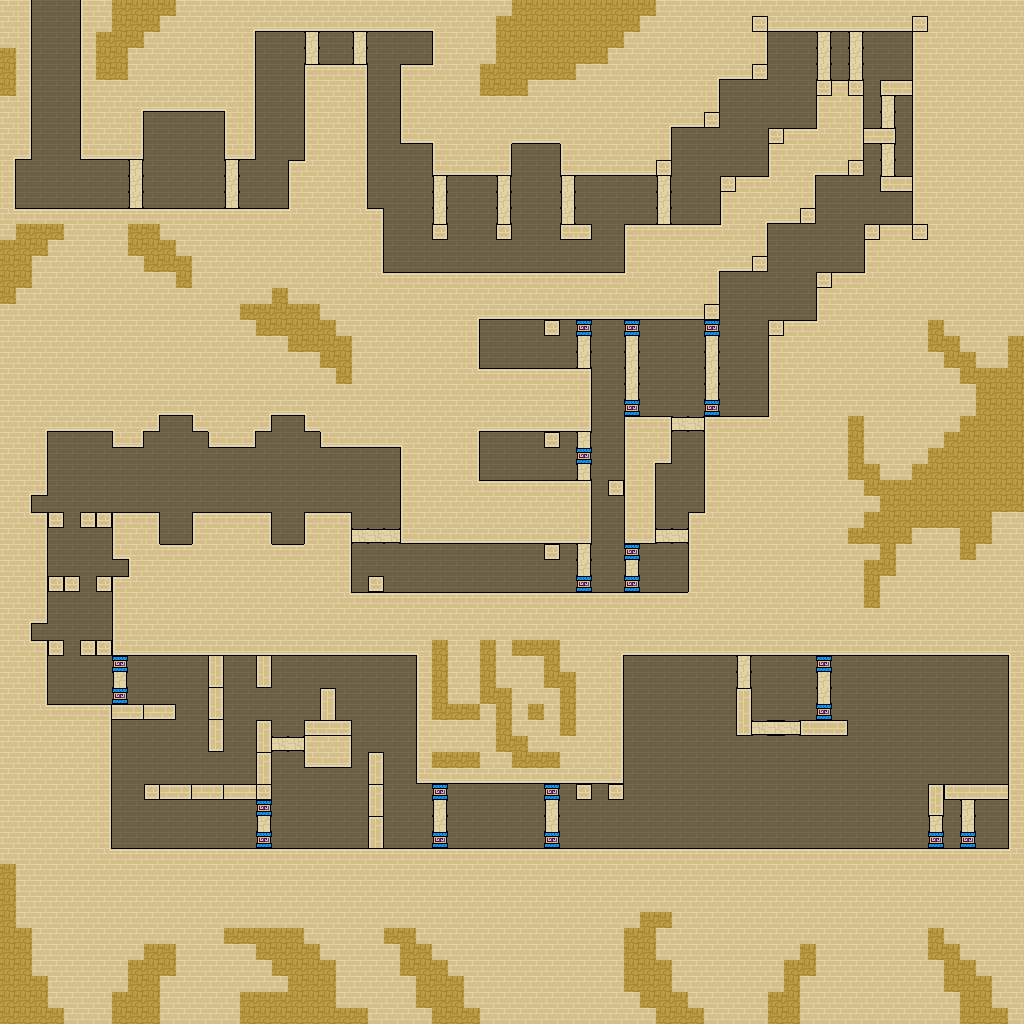

A 2D game scene composited from a Tiled map and its tileset images. What follows is a short description and the map's XML, with each tile layer's data collapsed to a summary:
An orthogonal 64x64 tile map with 16x16 px tiles, 4 tile layers (Background, Ground, Floorground, Overlap), 1 image layer and 87 objects (18x trapdoor, 15x spike, 13x button, 5x pressure_plate, 5x snake, ...).

<map version="1.0" tiledversion="1.0.3" orientation="orthogonal" renderorder="right-down" width="64" height="64" tilewidth="16" tileheight="16" nextobjectid="165">
 <properties>
  <property name="music" value="pyramid2.mp3" />
 </properties>
 <tileset firstgid="1" name="Tileset" tilewidth="16" tileheight="16" spacing="1" tilecount="3600" columns="60">
  <image source="../tilemap.bmp" trans="c8bfe7" width="1020" height="1020" />
 </tileset>
 <imagelayer name="Background">
  <image source="backgrounds/back.bmp" width="320" height="320" />
 </imagelayer>
 <layer name="Background" width="64" height="64">
  <data>[4096 cells, 4095 non-empty, 1 distinct tile ids]</data>
 </layer>
 <layer name="Ground" width="64" height="64">
  <data>[4096 cells, 2828 non-empty, 21 distinct tile ids]</data>
 </layer>
 <layer name="Floorground" width="64" height="64">
  <data>[4096 cells, 11 non-empty, 6 distinct tile ids]</data>
 </layer>
 <layer name="Overlap" width="64" height="64">
  <data>[4096 cells, 93 non-empty, 3 distinct tile ids]</data>
 </layer>
 <objectgroup color="#000080" name="Objects">
  <object id="49" name="start" x="32" y="0" width="16" height="16" />
  <object id="59" name="alex" x="33" y="89" width="16" height="32" />
  <object id="60" name="dani" x="54" y="89" width="16" height="32" />
  <object id="61" name="jan" x="43" y="89" width="16" height="32" />
  <object id="63" name="spike" x="464" y="256" width="16" height="16" />
  <object id="64" name="spike" x="496" y="256" width="16" height="16" />
  <object id="65" name="spike" x="384" y="256" width="16" height="16" />
  <object id="66" name="spike" x="512" y="256" width="16" height="16" />
  <object id="67" name="spike" x="432" y="256" width="16" height="16" />
  <object id="68" name="spike" x="448" y="256" width="16" height="16" />
  <object id="69" name="spike" x="416" y="256" width="16" height="16" />
  <object id="70" name="spike" x="400" y="256" width="16" height="16" />
  <object id="71" name="spike" x="480" y="256" width="16" height="16" />
  <object id="72" name="spike" x="608" y="256" width="16" height="16" />
  <object id="74" name="spike" x="528" y="256" width="16" height="16" />
  <object id="76" name="spike" x="576" y="256" width="16" height="16" />
  <object id="77" name="spike" x="592" y="256" width="16" height="16" />
  <object id="78" name="spike" x="560" y="256" width="16" height="16" />
  <object id="79" name="spike" x="544" y="256" width="16" height="16" />
  <object id="81" name="door" x="544" y="448" width="16" height="32" />
  <object id="82" name="door" x="544" y="336" width="16" height="32" />
  <object id="83" name="door" x="544" y="560" width="16" height="32" />
  <object id="84" name="pressure_plate" x="164" y="202" width="32" height="6">
   <properties>
    <property name="global" value="93 94 95 96 97" />
   </properties>
  </object>
  <object id="93" name="trapdoor" x="160" y="148" width="16" height="16" />
  <object id="94" name="trapdoor" x="208" y="148" width="16" height="16" />
  <object id="95" name="trapdoor" x="192" y="148" width="16" height="16" />
  <object id="96" name="trapdoor" x="176" y="148" width="16" height="16" />
  <object id="97" name="trapdoor" x="144" y="148" width="16" height="16" />
  <object id="98" name="snake" x="148" y="120" width="23" height="16" />
  <object id="99" name="snake" x="196" y="120" width="23" height="16" />
  <object id="100" name="snake" x="172" y="120" width="23" height="16" />
  <object id="103" name="button" x="376" y="168" width="16" height="16">
   <properties>
    <property name="action" value="press" />
    <property name="global" value="104 105 106 107 108" />
   </properties>
  </object>
  <object id="104" name="trapdoor" x="416" y="224" width="16" height="16">
   <properties>
    <property name="action" value="open" />
   </properties>
  </object>
  <object id="105" name="trapdoor" x="400" y="224" width="16" height="16">
   <properties>
    <property name="action" value="open" />
   </properties>
  </object>
  <object id="106" name="trapdoor" x="448" y="224" width="16" height="16">
   <properties>
    <property name="action" value="open" />
   </properties>
  </object>
  <object id="107" name="trapdoor" x="464" y="224" width="16" height="16">
   <properties>
    <property name="action" value="open" />
   </properties>
  </object>
  <object id="108" name="trapdoor" x="480" y="224" width="16" height="16">
   <properties>
    <property name="action" value="open" />
   </properties>
  </object>
  <object id="109" name="button" x="576" y="196" width="16" height="16">
   <properties>
    <property name="global" value="110" />
   </properties>
  </object>
  <object id="110" name="bigdoor" x="624" y="176" width="16" height="48" />
  <object id="111" name="egypt_statue" x="736" y="128" width="16" height="48" />
  <object id="112" name="egypt_statue" x="788" y="80" width="16" height="48" />
  <object id="113" name="trapdoor" x="816" y="224" width="16" height="16" />
  <object id="114" name="trapdoor" x="832" y="224" width="16" height="16" />
  <object id="115" name="trapdoor" x="848" y="224" width="16" height="16" />
  <object id="116" name="scorpion" x="828" y="180" width="32" height="32" />
  <object id="117" name="pressure_plate" x="640" y="400" width="32" height="16">
   <properties>
    <property name="global" value="81" />
    <property name="global2" value="active" />
   </properties>
  </object>
  <object id="118" name="pressure_plate" x="480" y="464" width="32" height="16">
   <properties>
    <property name="global" value="82" />
    <property name="global2" value="active" />
   </properties>
  </object>
  <object id="119" name="pressure_plate" x="480" y="352" width="32" height="16">
   <properties>
    <property name="global" value="83" />
    <property name="global2" value="active" />
   </properties>
  </object>
  <object id="120" name="pressure_plate" x="480" y="576" width="32" height="16">
   <properties>
    <property name="global" value="83" />
    <property name="global2" value="active" />
   </properties>
  </object>
  <object id="121" name="spring" x="672" y="576" width="16" height="16" />
  <object id="122" name="spring" x="688" y="496" width="16" height="16" />
  <object id="123" name="up_stone" x="273" y="511" width="30" height="31" />
  <object id="124" name="up_stone" x="161" y="511" width="30" height="31" />
  <object id="125" name="switch" x="31" y="496" width="16" height="16">
   <properties>
    <property name="global" value="128" />
   </properties>
  </object>
  <object id="126" name="switch" x="112" y="560" width="16" height="16">
   <properties>
    <property name="global" value="130" />
   </properties>
  </object>
  <object id="127" name="switch" x="31" y="624" width="16" height="16">
   <properties>
    <property name="global" value="129" />
   </properties>
  </object>
  <object id="128" name="trapdoor" x="64" y="512" width="16" height="16" />
  <object id="129" name="trapdoor" x="63" y="640" width="16" height="16" />
  <object id="130" name="trapdoor" x="80" y="576" width="16" height="16" />
  <object id="131" name="door" x="320" y="656" width="16" height="32" />
  <object id="132" name="button" x="256" y="696" width="16" height="16" />
  <object id="133" name="button" x="304" y="696" width="16" height="16" />
  <object id="134" name="button" x="345" y="824" width="16" height="16" />
  <object id="135" name="button" x="280" y="824" width="16" height="16" />
  <object id="136" name="button" x="216" y="824" width="16" height="16" />
  <object id="137" name="button" x="136" y="824" width="16" height="16" />
  <object id="138" name="button" x="316" y="801" width="16" height="16">
   <properties>
    <property name="global" value="131" />
   </properties>
  </object>
  <object id="139" name="button" x="148" y="760" width="16" height="16" />
  </objectgroup>
</map>
<!-- 19 of 87 objects omitted -->
